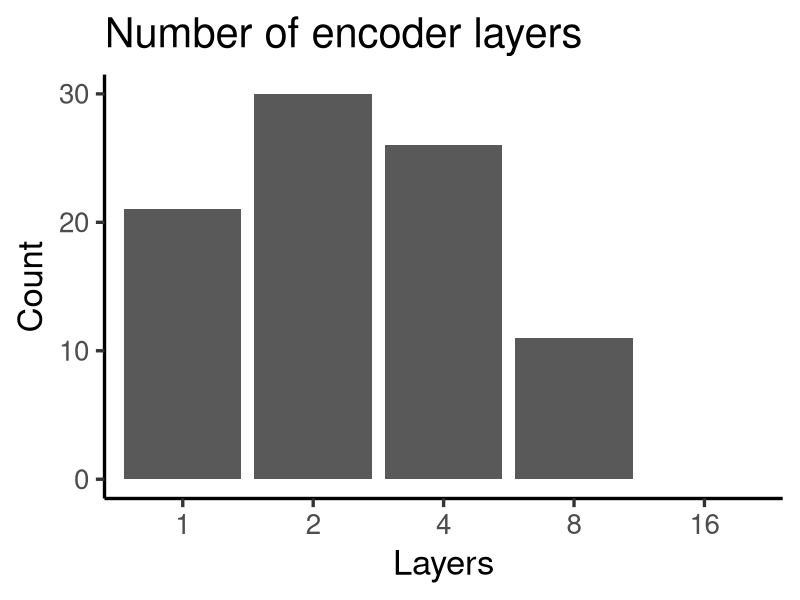

Reproduce this figure in R. (Note: this script raises an error after producing the figure.)
rm(list=ls())

library(tidyverse)
df <- read.csv("hyperparameter_selection_full.csv", sep = ";")%>% 
  separate(X.Parameters, 
           into = c('lr','layers', 'dropout', 
                    'mask_prob', 'upscale_dim', 
                    'batch_size', 'num_heads', 
                    'inner_dim'), 
           sep = ",") %>%
  mutate(lr = gsub("\\{\\'lr\\': ", "", lr),
         layers = gsub("\\'num_layers\\': ", "", layers),
         dropout = gsub("\\'dropout\\': ", "", dropout),
         mask_prob = gsub("\\'mask_prob\\': ", "", mask_prob),
         upscale_dim = gsub("\\'upscale_dim\\': ", "", upscale_dim),
         batch_size =  gsub("\\'batch_size\\': ", "", batch_size),
         num_heads =  gsub("\\'num_heads\\': ", "", num_heads),
         inner_dim =  gsub("\\'inner_dim\\': ", "", inner_dim),
         inner_dim = gsub("\\}", "", inner_dim)
  )

minima <- df %>%
  filter(Precise_loss < 0.0001)

# what are the best params?
minima <- minima %>%
  select(-X.Tune.loss) %>%
  mutate_if(is.character, as.numeric)

minima %>% count(layers)
layer_plot <- minima %>% 
  mutate(layers = as.factor(layers),
         layers = fct_expand(layers,"16")) %>%
  ggplot() +
  scale_x_discrete(name = "Layers", drop = FALSE) +
  geom_bar(aes(x = layers), stat = "Count") + 
  theme_classic(base_size = 25) + 
  ylab("Count") +
  ggtitle("Number of encoder layers")
layer_plot
ggsave("img/layer_plot.pdf", width = 8, height = 8)

minima %>% count(lr)
lr_plot <- minima %>% 
  count(lr) %>%
  ggplot(aes(x=lr, y=n)) +
  geom_bar(stat="identity") +
  theme_classic(base_size = 25) + 
  ylab("Count") +
  xlab("Learning rate") +
  ggtitle("Learning rate")
lr_plot
ggsave("img/lr_plot.pdf", width = 8, height = 8)

minima %>% count(dropout)
dropout_plot <- minima %>% 
  count(dropout) %>%
  ggplot(aes(x=dropout, y=n)) +
  geom_bar(stat="identity") +
  theme_classic(base_size = 25) + 
  ylab("Count") +
  xlab("Dropout probability") +
  ggtitle("Dropout rate")
dropout_plot
ggsave("img/dropout_plot.pdf", width = 8, height = 8)

minima %>% count(mask_prob)
mask_plot <- minima %>% 
  count(mask_prob) %>%
  ggplot(aes(x=mask_prob, y=n)) +
  geom_bar(stat="identity") +
  theme_classic(base_size = 25) + 
  ylab("Count") +
  xlab("Masking probability") +
  ggtitle("Probability of masking")
mask_plot
ggsave("img/mask_plot.pdf", width = 8, height = 8)

minima %>% count(upscale_dim)
upscale_plot <- minima %>% 
  mutate(upscale_dim = as.factor(upscale_dim),
         upscale_dim = fct_expand(upscale_dim, "14", "512", "1024"),
         upscale_dim = factor(upscale_dim, levels(upscale_dim)[c(5,1,2,3,4,6,7)])) %>%
  ggplot() +
  scale_x_discrete(name = "Dimensions", drop = FALSE) + 
  geom_bar(aes(x = upscale_dim), stat = "Count") + 
  theme_classic(base_size = 25) + 
  ylab("Count") +
  ggtitle("Upscale dimensions") 
upscale_plot
ggsave("img/upscale_plot.pdf", width = 8, height = 8)

minima %>% count(num_heads)
heads_plot <- minima %>% 
  mutate(num_heads = as.factor(num_heads),
         num_heads = fct_expand(num_heads, "256")) %>%
  ggplot() +
  scale_x_discrete(name = "Heads", drop = FALSE) +
  geom_bar(aes(x = num_heads), stat = "Count") + 
  theme_classic(base_size = 25) + 
  ylab("Count") +
  xlab("Heads") +
  ggtitle("Number of heads")
heads_plot
ggsave("img/heads_plot.pdf", width = 8, height = 8)

minima %>% count(inner_dim)
inner_dim_plot <- minima %>% 
  mutate(inner_dim = as.factor(inner_dim),
         inner_dim = fct_expand(inner_dim, "2048")) %>%
  ggplot() +
  scale_x_discrete(name = "Inner dimensions", drop = FALSE) +
  geom_bar(aes(x = inner_dim), stat = "Count") + 
  theme_classic(base_size = 25) + 
  ylab("Count") +
  ggtitle("Inner dimensions")
inner_dim_plot
ggsave("img/inner_dim_plot.pdf", width = 8, height = 8)

#########################

minima %>% 
  count(layers, lr, dropout, mask_prob, 
        upscale_dim, batch_size, num_heads, inner_dim)



minima %>% 
  arrange(Precise_loss) %>%
  slice(1:5)

